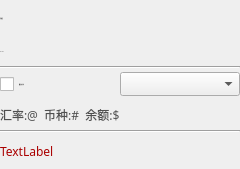
<?xml version="1.0" encoding="UTF-8"?>
<ui version="4.0">
 <class>FeeChooseWidget</class>
 <widget class="QWidget" name="FeeChooseWidget">
  <property name="geometry">
   <rect>
    <x>0</x>
    <y>0</y>
    <width>240</width>
    <height>169</height>
   </rect>
  </property>
  <property name="font">
   <font>
    <family>微软雅黑</family>
   </font>
  </property>
  <property name="windowTitle">
   <string>Form</string>
  </property>
  <layout class="QVBoxLayout" name="verticalLayout_5" stretch="1,1,1,1,1,0">
   <property name="spacing">
    <number>0</number>
   </property>
   <property name="leftMargin">
    <number>0</number>
   </property>
   <property name="topMargin">
    <number>0</number>
   </property>
   <property name="rightMargin">
    <number>0</number>
   </property>
   <property name="bottomMargin">
    <number>0</number>
   </property>
   <item>
    <widget class="QLabel" name="feeLabel">
     <property name="sizePolicy">
      <sizepolicy hsizetype="Preferred" vsizetype="Expanding">
       <horstretch>0</horstretch>
       <verstretch>0</verstretch>
      </sizepolicy>
     </property>
     <property name="minimumSize">
      <size>
       <width>0</width>
       <height>0</height>
      </size>
     </property>
     <property name="maximumSize">
      <size>
       <width>16777215</width>
       <height>30</height>
      </size>
     </property>
     <property name="font">
      <font>
       <family>微软雅黑</family>
       <pointsize>-1</pointsize>
       <weight>50</weight>
       <italic>false</italic>
       <bold>false</bold>
      </font>
     </property>
     <property name="styleSheet">
      <string notr="true">QLabel{color: rgb(80,80,80);
font: 11px &quot;微软雅黑&quot;;}</string>
     </property>
     <property name="text">
      <string>手续费</string>
     </property>
     <property name="alignment">
      <set>Qt::AlignLeading|Qt::AlignLeft|Qt::AlignVCenter</set>
     </property>
    </widget>
   </item>
   <item>
    <layout class="QVBoxLayout" name="verticalLayout">
     <property name="spacing">
      <number>0</number>
     </property>
     <item>
      <widget class="QLabel" name="label_fee">
       <property name="sizePolicy">
        <sizepolicy hsizetype="Preferred" vsizetype="Expanding">
         <horstretch>0</horstretch>
         <verstretch>0</verstretch>
        </sizepolicy>
       </property>
       <property name="minimumSize">
        <size>
         <width>0</width>
         <height>0</height>
        </size>
       </property>
       <property name="maximumSize">
        <size>
         <width>16777215</width>
         <height>30</height>
        </size>
       </property>
       <property name="font">
        <font>
         <family>微软雅黑</family>
         <pointsize>-1</pointsize>
         <weight>50</weight>
         <italic>false</italic>
         <bold>false</bold>
        </font>
       </property>
       <property name="styleSheet">
        <string notr="true">QLabel{color: rgb(80,80,80);
font: 12px &quot;微软雅黑&quot;;}</string>
       </property>
       <property name="text">
        <string>20  XWC</string>
       </property>
      </widget>
     </item>
     <item>
      <widget class="Line" name="line_4">
       <property name="orientation">
        <enum>Qt::Horizontal</enum>
       </property>
      </widget>
     </item>
    </layout>
   </item>
   <item>
    <layout class="QHBoxLayout" name="horizontalLayout">
     <property name="spacing">
      <number>0</number>
     </property>
     <item>
      <widget class="QCheckBox" name="checkBox">
       <property name="sizePolicy">
        <sizepolicy hsizetype="Minimum" vsizetype="Expanding">
         <horstretch>0</horstretch>
         <verstretch>0</verstretch>
        </sizepolicy>
       </property>
       <property name="minimumSize">
        <size>
         <width>0</width>
         <height>0</height>
        </size>
       </property>
       <property name="maximumSize">
        <size>
         <width>16777215</width>
         <height>25</height>
        </size>
       </property>
       <property name="font">
        <font>
         <family>微软雅黑</family>
         <pointsize>-1</pointsize>
         <weight>50</weight>
         <italic>false</italic>
         <bold>false</bold>
        </font>
       </property>
       <property name="styleSheet">
        <string notr="true">color: rgb(80,80,80);
font: 11px &quot;微软雅黑&quot;;</string>
       </property>
       <property name="text">
        <string>使用承兑单</string>
       </property>
      </widget>
     </item>
     <item>
      <layout class="QVBoxLayout" name="verticalLayout_4">
       <property name="spacing">
        <number>0</number>
       </property>
       <item>
        <widget class="QComboBox" name="comboBox_coinType">
         <property name="sizePolicy">
          <sizepolicy hsizetype="Preferred" vsizetype="Expanding">
           <horstretch>0</horstretch>
           <verstretch>0</verstretch>
          </sizepolicy>
         </property>
         <property name="minimumSize">
          <size>
           <width>0</width>
           <height>24</height>
          </size>
         </property>
         <property name="maximumSize">
          <size>
           <width>16777215</width>
           <height>24</height>
          </size>
         </property>
         <property name="font">
          <font>
           <family>微软雅黑</family>
           <pointsize>10</pointsize>
          </font>
         </property>
        </widget>
       </item>
      </layout>
     </item>
    </layout>
   </item>
   <item>
    <layout class="QVBoxLayout" name="verticalLayout_2">
     <property name="spacing">
      <number>0</number>
     </property>
     <item>
      <widget class="QLabel" name="label_poundage">
       <property name="sizePolicy">
        <sizepolicy hsizetype="Preferred" vsizetype="Expanding">
         <horstretch>0</horstretch>
         <verstretch>0</verstretch>
        </sizepolicy>
       </property>
       <property name="minimumSize">
        <size>
         <width>0</width>
         <height>0</height>
        </size>
       </property>
       <property name="maximumSize">
        <size>
         <width>16777215</width>
         <height>30</height>
        </size>
       </property>
       <property name="styleSheet">
        <string notr="true">QLabel{color: rgb(80,80,80);
font: 11px &quot;微软雅黑&quot;;}</string>
       </property>
       <property name="text">
        <string>汇率:@  币种:#  余额:$</string>
       </property>
      </widget>
     </item>
     <item>
      <widget class="Line" name="line_6">
       <property name="orientation">
        <enum>Qt::Horizontal</enum>
       </property>
      </widget>
     </item>
    </layout>
   </item>
   <item>
    <layout class="QVBoxLayout" name="verticalLayout_3">
     <property name="spacing">
      <number>0</number>
     </property>
     <item>
      <widget class="QLabel" name="tipLabel">
       <property name="minimumSize">
        <size>
         <width>0</width>
         <height>0</height>
        </size>
       </property>
       <property name="maximumSize">
        <size>
         <width>16777215</width>
         <height>30</height>
        </size>
       </property>
       <property name="styleSheet">
        <string notr="true">color: rgb(170, 0, 0);
background-color:transparent;</string>
       </property>
       <property name="text">
        <string>TextLabel</string>
       </property>
      </widget>
     </item>
    </layout>
   </item>
   <item>
    <spacer name="verticalSpacer">
     <property name="orientation">
      <enum>Qt::Vertical</enum>
     </property>
     <property name="sizeType">
      <enum>QSizePolicy::Preferred</enum>
     </property>
     <property name="sizeHint" stdset="0">
      <size>
       <width>17</width>
       <height>0</height>
      </size>
     </property>
    </spacer>
   </item>
  </layout>
 </widget>
 <resources/>
 <connections/>
</ui>
